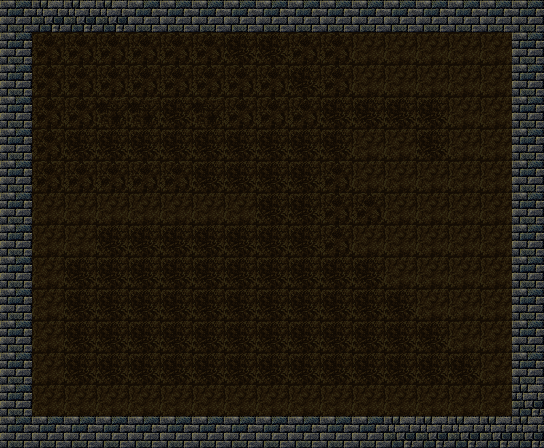

The image is a tile-based game level rendered from a .tmx file. Its description and complete source (layers, tilesets, objects, tile grids) follow:
An orthogonal 17x14 tile map with 32x32 px tiles, 1 tile layer (ground) and 4 objects (entrance, stairDown).

<map version="1.10" tiledversion="1.11.2" orientation="orthogonal" renderorder="right-down" width="17" height="14" tilewidth="32" tileheight="32" infinite="0" nextlayerid="6" nextobjectid="7">
 <tileset firstgid="1" name="tiles4" tilewidth="32" tileheight="32" tilecount="136" columns="8">
  <image source="tiles4.png" width="256" height="544" />
 </tileset>
 <layer id="1" name="ground" width="17" height="14">
  <data encoding="csv">
128,129,129,129,128,128,128,128,128,128,128,128,128,128,128,128,128,
128,15,15,15,15,15,15,17,17,15,15,14,14,14,14,14,128,
128,15,15,15,15,15,15,15,15,17,15,14,14,14,14,14,128,
128,15,15,16,16,17,16,15,15,15,17,17,17,17,14,14,128,
128,15,17,17,17,17,17,17,17,17,17,14,14,17,14,14,128,
128,15,15,15,15,15,17,17,17,17,15,14,14,14,14,14,128,
128,14,14,14,14,14,14,14,17,17,15,15,14,14,14,14,128,
128,14,14,17,17,17,17,17,17,17,15,14,14,14,14,14,128,
128,14,17,17,17,17,17,17,17,17,17,17,14,14,14,14,128,
128,14,17,17,17,17,17,17,17,17,17,17,17,14,14,14,128,
128,14,17,17,17,17,17,17,17,17,17,17,17,17,14,14,128,
128,14,17,17,17,17,17,17,17,17,17,17,17,17,17,14,128,
128,14,14,14,14,14,14,14,14,14,14,14,14,14,14,14,129,
128,128,128,128,128,128,128,128,128,128,128,128,129,129,129,129,129
</data>
 </layer>
 <objectgroup id="3" name="portals">
  <object id="1" name="entrance" gid="82" x="448" y="384" width="32" height="32">
   <properties>
    <property name="toMap" value="stonevilleEast" />
    <property name="toPortal" value="hole" />
   </properties>
  </object>
  <object id="4" name="stairDown" gid="2147483678" x="64" y="160" width="32" height="32">
   <properties>
    <property name="toMap" value="stonevilleShopCellar" />
    <property name="toPortal" value="stairUpEast" />
   </properties>
  </object>
 </objectgroup>
 <objectgroup id="5" name="navmesh">
  <object id="6" x="32" y="32" width="480" height="384" />
 </objectgroup>
 <objectgroup id="4" name="items">
  <object id="3" gid="71" x="416" y="160" width="32" height="32">
   <properties>
    <property name="count" type="int" value="12" />
   </properties>
  </object>
 </objectgroup>
</map>
